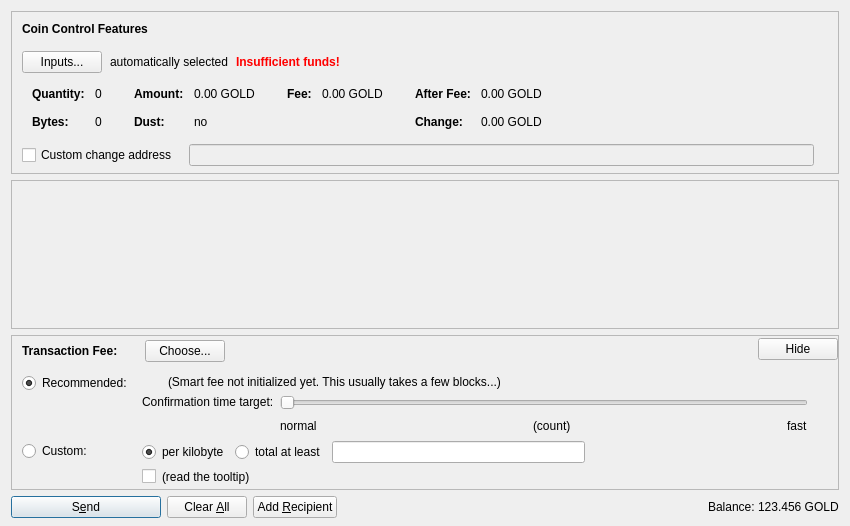
<?xml version="1.0" encoding="UTF-8"?>
<ui version="4.0">
 <class>SendCoinsDialog</class>
 <widget class="QDialog" name="SendCoinsDialog">
  <property name="geometry">
   <rect>
    <x>0</x>
    <y>0</y>
    <width>850</width>
    <height>526</height>
   </rect>
  </property>
  <property name="windowTitle">
   <string>Send Coins</string>
  </property>
  <layout class="QVBoxLayout" name="verticalLayout" stretch="0,1,0,0">
   <property name="bottomMargin">
    <number>8</number>
   </property>
   <item>
    <widget class="QFrame" name="frameCoinControl">
     <property name="sizePolicy">
      <sizepolicy hsizetype="Expanding" vsizetype="Expanding">
       <horstretch>0</horstretch>
       <verstretch>0</verstretch>
      </sizepolicy>
     </property>
     <property name="maximumSize">
      <size>
       <width>16777215</width>
       <height>16777215</height>
      </size>
     </property>
     <property name="frameShape">
      <enum>QFrame::StyledPanel</enum>
     </property>
     <property name="frameShadow">
      <enum>QFrame::Sunken</enum>
     </property>
     <layout class="QVBoxLayout" name="verticalLayoutCoinControl2">
      <property name="spacing">
       <number>0</number>
      </property>
      <property name="leftMargin">
       <number>0</number>
      </property>
      <property name="topMargin">
       <number>0</number>
      </property>
      <property name="rightMargin">
       <number>0</number>
      </property>
      <property name="bottomMargin">
       <number>6</number>
      </property>
      <item>
       <layout class="QVBoxLayout" name="verticalLayoutCoinControl" stretch="0,0,0,0,1">
        <property name="spacing">
         <number>0</number>
        </property>
        <property name="leftMargin">
         <number>10</number>
        </property>
        <property name="topMargin">
         <number>10</number>
        </property>
        <item>
         <layout class="QHBoxLayout" name="horizontalLayoutCoinControl1">
          <property name="bottomMargin">
           <number>15</number>
          </property>
          <item>
           <widget class="QLabel" name="labelCoinControlFeatures">
            <property name="sizePolicy">
             <sizepolicy hsizetype="Preferred" vsizetype="Maximum">
              <horstretch>0</horstretch>
              <verstretch>0</verstretch>
             </sizepolicy>
            </property>
            <property name="font">
             <font>
              <weight>75</weight>
              <bold>true</bold>
             </font>
            </property>
            <property name="styleSheet">
             <string notr="true">font-weight:bold;</string>
            </property>
            <property name="text">
             <string>Coin Control Features</string>
            </property>
           </widget>
          </item>
         </layout>
        </item>
        <item>
         <layout class="QHBoxLayout" name="horizontalLayoutCoinControl2" stretch="0,0,0,0">
          <property name="spacing">
           <number>8</number>
          </property>
          <property name="bottomMargin">
           <number>10</number>
          </property>
          <item>
           <widget class="QPushButton" name="pushButtonCoinControl">
            <property name="styleSheet">
             <string notr="true"/>
            </property>
            <property name="text">
             <string>Inputs...</string>
            </property>
            <property name="autoDefault">
             <bool>false</bool>
            </property>
           </widget>
          </item>
          <item>
           <widget class="QLabel" name="labelCoinControlAutomaticallySelected">
            <property name="text">
             <string>automatically selected</string>
            </property>
            <property name="margin">
             <number>5</number>
            </property>
           </widget>
          </item>
          <item>
           <widget class="QLabel" name="labelCoinControlInsuffFunds">
            <property name="font">
             <font>
              <weight>75</weight>
              <bold>true</bold>
             </font>
            </property>
            <property name="styleSheet">
             <string notr="true">color:red;font-weight:bold;</string>
            </property>
            <property name="text">
             <string>Insufficient funds!</string>
            </property>
            <property name="margin">
             <number>5</number>
            </property>
           </widget>
          </item>
          <item>
           <spacer name="horizontalSpacerCoinControl">
            <property name="orientation">
             <enum>Qt::Horizontal</enum>
            </property>
            <property name="sizeHint" stdset="0">
             <size>
              <width>40</width>
              <height>1</height>
             </size>
            </property>
           </spacer>
          </item>
         </layout>
        </item>
        <item>
         <widget class="QWidget" name="widgetCoinControl" native="true">
          <property name="sizePolicy">
           <sizepolicy hsizetype="Preferred" vsizetype="Preferred">
            <horstretch>0</horstretch>
            <verstretch>0</verstretch>
           </sizepolicy>
          </property>
          <property name="minimumSize">
           <size>
            <width>0</width>
            <height>0</height>
           </size>
          </property>
          <property name="styleSheet">
           <string notr="true"/>
          </property>
          <layout class="QHBoxLayout" name="horizontalLayoutCoinControl5">
           <property name="leftMargin">
            <number>0</number>
           </property>
           <property name="topMargin">
            <number>0</number>
           </property>
           <property name="rightMargin">
            <number>0</number>
           </property>
           <property name="bottomMargin">
            <number>0</number>
           </property>
           <item>
            <layout class="QHBoxLayout" name="horizontalLayoutCoinControl3" stretch="0,0,0,1">
             <property name="spacing">
              <number>20</number>
             </property>
             <property name="topMargin">
              <number>0</number>
             </property>
             <property name="bottomMargin">
              <number>10</number>
             </property>
             <item>
              <layout class="QFormLayout" name="formLayoutCoinControl1">
               <property name="horizontalSpacing">
                <number>10</number>
               </property>
               <property name="verticalSpacing">
                <number>14</number>
               </property>
               <property name="leftMargin">
                <number>10</number>
               </property>
               <property name="topMargin">
                <number>4</number>
               </property>
               <property name="rightMargin">
                <number>6</number>
               </property>
               <item row="0" column="0">
                <widget class="QLabel" name="labelCoinControlQuantityText">
                 <property name="font">
                  <font>
                   <weight>75</weight>
                   <bold>true</bold>
                  </font>
                 </property>
                 <property name="text">
                  <string>Quantity:</string>
                 </property>
                 <property name="margin">
                  <number>0</number>
                 </property>
                </widget>
               </item>
               <item row="0" column="1">
                <widget class="QLabel" name="labelCoinControlQuantity">
                 <property name="cursor">
                  <cursorShape>IBeamCursor</cursorShape>
                 </property>
                 <property name="contextMenuPolicy">
                  <enum>Qt::ActionsContextMenu</enum>
                 </property>
                 <property name="text">
                  <string notr="true">0</string>
                 </property>
                 <property name="margin">
                  <number>0</number>
                 </property>
                 <property name="textInteractionFlags">
                  <set>Qt::LinksAccessibleByMouse|Qt::TextSelectableByKeyboard|Qt::TextSelectableByMouse</set>
                 </property>
                </widget>
               </item>
               <item row="1" column="0">
                <widget class="QLabel" name="labelCoinControlBytesText">
                 <property name="font">
                  <font>
                   <weight>75</weight>
                   <bold>true</bold>
                  </font>
                 </property>
                 <property name="text">
                  <string>Bytes:</string>
                 </property>
                </widget>
               </item>
               <item row="1" column="1">
                <widget class="QLabel" name="labelCoinControlBytes">
                 <property name="cursor">
                  <cursorShape>IBeamCursor</cursorShape>
                 </property>
                 <property name="contextMenuPolicy">
                  <enum>Qt::ActionsContextMenu</enum>
                 </property>
                 <property name="text">
                  <string notr="true">0</string>
                 </property>
                 <property name="textInteractionFlags">
                  <set>Qt::LinksAccessibleByMouse|Qt::TextSelectableByKeyboard|Qt::TextSelectableByMouse</set>
                 </property>
                </widget>
               </item>
              </layout>
             </item>
             <item>
              <layout class="QFormLayout" name="formLayoutCoinControl2">
               <property name="horizontalSpacing">
                <number>10</number>
               </property>
               <property name="verticalSpacing">
                <number>14</number>
               </property>
               <property name="leftMargin">
                <number>6</number>
               </property>
               <property name="topMargin">
                <number>4</number>
               </property>
               <property name="rightMargin">
                <number>6</number>
               </property>
               <item row="0" column="0">
                <widget class="QLabel" name="labelCoinControlAmountText">
                 <property name="font">
                  <font>
                   <weight>75</weight>
                   <bold>true</bold>
                  </font>
                 </property>
                 <property name="text">
                  <string>Amount:</string>
                 </property>
                 <property name="margin">
                  <number>0</number>
                 </property>
                </widget>
               </item>
               <item row="0" column="1">
                <widget class="QLabel" name="labelCoinControlAmount">
                 <property name="cursor">
                  <cursorShape>IBeamCursor</cursorShape>
                 </property>
                 <property name="contextMenuPolicy">
                  <enum>Qt::ActionsContextMenu</enum>
                 </property>
                 <property name="text">
                  <string notr="true">0.00 GOLD</string>
                 </property>
                 <property name="textInteractionFlags">
                  <set>Qt::LinksAccessibleByMouse|Qt::TextSelectableByKeyboard|Qt::TextSelectableByMouse</set>
                 </property>
                </widget>
               </item>
               <item row="1" column="0">
                <widget class="QLabel" name="labelCoinControlLowOutputText">
                 <property name="font">
                  <font>
                   <weight>75</weight>
                   <bold>true</bold>
                  </font>
                 </property>
                 <property name="text">
                  <string>Dust:</string>
                 </property>
                </widget>
               </item>
               <item row="1" column="1">
                <widget class="QLabel" name="labelCoinControlLowOutput">
                 <property name="cursor">
                  <cursorShape>IBeamCursor</cursorShape>
                 </property>
                 <property name="contextMenuPolicy">
                  <enum>Qt::ActionsContextMenu</enum>
                 </property>
                 <property name="text">
                  <string notr="true">no</string>
                 </property>
                 <property name="textInteractionFlags">
                  <set>Qt::LinksAccessibleByMouse|Qt::TextSelectableByKeyboard|Qt::TextSelectableByMouse</set>
                 </property>
                </widget>
               </item>
              </layout>
             </item>
             <item>
              <layout class="QFormLayout" name="formLayoutCoinControl3">
               <property name="horizontalSpacing">
                <number>10</number>
               </property>
               <property name="verticalSpacing">
                <number>14</number>
               </property>
               <property name="leftMargin">
                <number>6</number>
               </property>
               <property name="topMargin">
                <number>4</number>
               </property>
               <property name="rightMargin">
                <number>6</number>
               </property>
               <item row="0" column="0">
                <widget class="QLabel" name="labelCoinControlFeeText">
                 <property name="font">
                  <font>
                   <weight>75</weight>
                   <bold>true</bold>
                  </font>
                 </property>
                 <property name="text">
                  <string>Fee:</string>
                 </property>
                 <property name="margin">
                  <number>0</number>
                 </property>
                </widget>
               </item>
               <item row="0" column="1">
                <widget class="QLabel" name="labelCoinControlFee">
                 <property name="cursor">
                  <cursorShape>IBeamCursor</cursorShape>
                 </property>
                 <property name="contextMenuPolicy">
                  <enum>Qt::ActionsContextMenu</enum>
                 </property>
                 <property name="text">
                  <string notr="true">0.00 GOLD</string>
                 </property>
                 <property name="textInteractionFlags">
                  <set>Qt::LinksAccessibleByMouse|Qt::TextSelectableByKeyboard|Qt::TextSelectableByMouse</set>
                 </property>
                </widget>
               </item>
              </layout>
             </item>
             <item>
              <layout class="QFormLayout" name="formLayoutCoinControl4">
               <property name="horizontalSpacing">
                <number>10</number>
               </property>
               <property name="verticalSpacing">
                <number>14</number>
               </property>
               <property name="leftMargin">
                <number>6</number>
               </property>
               <property name="topMargin">
                <number>4</number>
               </property>
               <property name="rightMargin">
                <number>6</number>
               </property>
               <item row="0" column="0">
                <widget class="QLabel" name="labelCoinControlAfterFeeText">
                 <property name="font">
                  <font>
                   <weight>75</weight>
                   <bold>true</bold>
                  </font>
                 </property>
                 <property name="text">
                  <string>After Fee:</string>
                 </property>
                 <property name="margin">
                  <number>0</number>
                 </property>
                </widget>
               </item>
               <item row="0" column="1">
                <widget class="QLabel" name="labelCoinControlAfterFee">
                 <property name="cursor">
                  <cursorShape>IBeamCursor</cursorShape>
                 </property>
                 <property name="contextMenuPolicy">
                  <enum>Qt::ActionsContextMenu</enum>
                 </property>
                 <property name="text">
                  <string notr="true">0.00 GOLD</string>
                 </property>
                 <property name="textInteractionFlags">
                  <set>Qt::LinksAccessibleByMouse|Qt::TextSelectableByKeyboard|Qt::TextSelectableByMouse</set>
                 </property>
                </widget>
               </item>
               <item row="1" column="0">
                <widget class="QLabel" name="labelCoinControlChangeText">
                 <property name="font">
                  <font>
                   <weight>75</weight>
                   <bold>true</bold>
                  </font>
                 </property>
                 <property name="text">
                  <string>Change:</string>
                 </property>
                </widget>
               </item>
               <item row="1" column="1">
                <widget class="QLabel" name="labelCoinControlChange">
                 <property name="cursor">
                  <cursorShape>IBeamCursor</cursorShape>
                 </property>
                 <property name="contextMenuPolicy">
                  <enum>Qt::ActionsContextMenu</enum>
                 </property>
                 <property name="text">
                  <string notr="true">0.00 GOLD</string>
                 </property>
                 <property name="textInteractionFlags">
                  <set>Qt::LinksAccessibleByMouse|Qt::TextSelectableByKeyboard|Qt::TextSelectableByMouse</set>
                 </property>
                </widget>
               </item>
              </layout>
             </item>
            </layout>
           </item>
          </layout>
         </widget>
        </item>
        <item>
         <layout class="QHBoxLayout" name="horizontalLayoutCoinControl4" stretch="0,0,0">
          <property name="spacing">
           <number>12</number>
          </property>
          <property name="sizeConstraint">
           <enum>QLayout::SetDefaultConstraint</enum>
          </property>
          <property name="topMargin">
           <number>5</number>
          </property>
          <property name="rightMargin">
           <number>5</number>
          </property>
          <item>
           <widget class="QCheckBox" name="checkBoxCoinControlChange">
            <property name="toolTip">
             <string>If this is activated, but the change address is empty or invalid, change will be sent to a newly generated address.</string>
            </property>
            <property name="text">
             <string>Custom change address</string>
            </property>
           </widget>
          </item>
          <item>
           <widget class="QValidatedLineEdit" name="lineEditCoinControlChange">
            <property name="enabled">
             <bool>false</bool>
            </property>
            <property name="sizePolicy">
             <sizepolicy hsizetype="Expanding" vsizetype="Fixed">
              <horstretch>0</horstretch>
              <verstretch>0</verstretch>
             </sizepolicy>
            </property>
           </widget>
          </item>
          <item>
           <widget class="QLabel" name="labelCoinControlChangeLabel">
            <property name="sizePolicy">
             <sizepolicy hsizetype="Preferred" vsizetype="Expanding">
              <horstretch>0</horstretch>
              <verstretch>0</verstretch>
             </sizepolicy>
            </property>
            <property name="minimumSize">
             <size>
              <width>0</width>
              <height>0</height>
             </size>
            </property>
            <property name="text">
             <string/>
            </property>
            <property name="margin">
             <number>3</number>
            </property>
           </widget>
          </item>
         </layout>
        </item>
        <item>
         <spacer name="verticalSpacerCoinControl">
          <property name="orientation">
           <enum>Qt::Vertical</enum>
          </property>
          <property name="sizeHint" stdset="0">
           <size>
            <width>800</width>
            <height>1</height>
           </size>
          </property>
         </spacer>
        </item>
       </layout>
      </item>
     </layout>
    </widget>
   </item>
   <item>
    <widget class="QScrollArea" name="scrollArea">
     <property name="widgetResizable">
      <bool>true</bool>
     </property>
     <widget class="QWidget" name="scrollAreaWidgetContents">
      <property name="geometry">
       <rect>
        <x>0</x>
        <y>0</y>
        <width>830</width>
        <height>104</height>
       </rect>
      </property>
      <layout class="QVBoxLayout" name="verticalLayout_2" stretch="0,1">
       <property name="leftMargin">
        <number>0</number>
       </property>
       <property name="topMargin">
        <number>0</number>
       </property>
       <property name="rightMargin">
        <number>0</number>
       </property>
       <property name="bottomMargin">
        <number>0</number>
       </property>
       <item>
        <layout class="QVBoxLayout" name="entries">
         <property name="spacing">
          <number>6</number>
         </property>
        </layout>
       </item>
       <item>
        <spacer name="verticalSpacer">
         <property name="orientation">
          <enum>Qt::Vertical</enum>
         </property>
         <property name="sizeHint" stdset="0">
          <size>
           <width>20</width>
           <height>40</height>
          </size>
         </property>
        </spacer>
       </item>
      </layout>
     </widget>
    </widget>
   </item>
   <item>
    <widget class="QFrame" name="frameFee">
     <property name="sizePolicy">
      <sizepolicy hsizetype="Expanding" vsizetype="Expanding">
       <horstretch>0</horstretch>
       <verstretch>0</verstretch>
      </sizepolicy>
     </property>
     <property name="maximumSize">
      <size>
       <width>16777215</width>
       <height>16777215</height>
      </size>
     </property>
     <property name="frameShape">
      <enum>QFrame::StyledPanel</enum>
     </property>
     <property name="frameShadow">
      <enum>QFrame::Sunken</enum>
     </property>
     <layout class="QVBoxLayout" name="verticalLayoutFee1">
      <property name="spacing">
       <number>0</number>
      </property>
      <property name="leftMargin">
       <number>0</number>
      </property>
      <property name="topMargin">
       <number>0</number>
      </property>
      <property name="rightMargin">
       <number>0</number>
      </property>
      <property name="bottomMargin">
       <number>0</number>
      </property>
      <item>
       <layout class="QVBoxLayout" name="verticalLayoutFee2" stretch="0,0,0">
        <property name="spacing">
         <number>0</number>
        </property>
        <property name="leftMargin">
         <number>10</number>
        </property>
        <property name="topMargin">
         <number>0</number>
        </property>
        <item>
         <layout class="QHBoxLayout" name="horizontalLayoutFee1">
          <property name="bottomMargin">
           <number>0</number>
          </property>
          <item>
           <layout class="QVBoxLayout" name="verticalLayoutFee7">
            <property name="spacing">
             <number>0</number>
            </property>
            <item>
             <spacer name="verticalSpacerSmartFee">
              <property name="orientation">
               <enum>Qt::Vertical</enum>
              </property>
              <property name="sizeType">
               <enum>QSizePolicy::Fixed</enum>
              </property>
              <property name="sizeHint" stdset="0">
               <size>
                <width>1</width>
                <height>4</height>
               </size>
              </property>
             </spacer>
            </item>
            <item>
             <layout class="QHBoxLayout" name="horizontalLayoutSmartFee">
              <property name="spacing">
               <number>10</number>
              </property>
              <item>
               <widget class="QLabel" name="labelFeeHeadline">
                <property name="sizePolicy">
                 <sizepolicy hsizetype="Preferred" vsizetype="Maximum">
                  <horstretch>0</horstretch>
                  <verstretch>0</verstretch>
                 </sizepolicy>
                </property>
                <property name="font">
                 <font>
                  <weight>75</weight>
                  <bold>true</bold>
                 </font>
                </property>
                <property name="styleSheet">
                 <string notr="true">font-weight:bold;</string>
                </property>
                <property name="text">
                 <string>Transaction Fee:</string>
                </property>
               </widget>
              </item>
              <item>
               <widget class="QLabel" name="labelFeeMinimized">
                <property name="text">
                 <string/>
                </property>
               </widget>
              </item>
              <item>
               <widget class="QPushButton" name="buttonChooseFee">
                <property name="text">
                 <string>Choose...</string>
                </property>
               </widget>
              </item>
             </layout>
            </item>
            <item>
             <spacer name="verticalSpacer_5">
              <property name="orientation">
               <enum>Qt::Vertical</enum>
              </property>
              <property name="sizeHint" stdset="0">
               <size>
                <width>1</width>
                <height>1</height>
               </size>
              </property>
             </spacer>
            </item>
           </layout>
          </item>
          <item>
           <spacer name="horizontalSpacer_4">
            <property name="orientation">
             <enum>Qt::Horizontal</enum>
            </property>
            <property name="sizeHint" stdset="0">
             <size>
              <width>40</width>
              <height>20</height>
             </size>
            </property>
           </spacer>
          </item>
          <item>
           <widget class="QPushButton" name="buttonMinimizeFee">
            <property name="toolTip">
             <string>collapse fee-settings</string>
            </property>
            <property name="text">
             <string>Hide</string>
            </property>
           </widget>
          </item>
         </layout>
        </item>
        <item>
         <widget class="QFrame" name="frameFeeSelection">
          <layout class="QVBoxLayout" name="verticalLayoutFee12">
           <property name="spacing">
            <number>0</number>
           </property>
           <property name="leftMargin">
            <number>0</number>
           </property>
           <property name="topMargin">
            <number>0</number>
           </property>
           <property name="rightMargin">
            <number>0</number>
           </property>
           <property name="bottomMargin">
            <number>0</number>
           </property>
           <item>
            <layout class="QGridLayout" name="gridLayoutFee">
             <property name="topMargin">
              <number>10</number>
             </property>
             <property name="bottomMargin">
              <number>4</number>
             </property>
             <property name="horizontalSpacing">
              <number>10</number>
             </property>
             <property name="verticalSpacing">
              <number>4</number>
             </property>
             <item row="1" column="1">
              <layout class="QVBoxLayout" name="verticalLayoutFee8">
               <property name="spacing">
                <number>6</number>
               </property>
               <item>
                <layout class="QHBoxLayout" name="horizontalLayoutFee13">
                 <item>
                  <widget class="QRadioButton" name="radioCustomPerKilobyte">
                   <property name="toolTip">
                    <string>If the custom fee is set to 1000 satoshis and the transaction is only 250 bytes, then &quot;per kilobyte&quot; only pays 250 satoshis in fee, while &quot;total at least&quot; pays 1000 satoshis. For transactions bigger than a kilobyte both pay by kilobyte.</string>
                   </property>
                   <property name="text">
                    <string>per kilobyte</string>
                   </property>
                   <property name="checked">
                    <bool>true</bool>
                   </property>
                   <attribute name="buttonGroup">
                    <string notr="true">groupCustomFee</string>
                   </attribute>
                  </widget>
                 </item>
                 <item>
                  <widget class="QRadioButton" name="radioCustomAtLeast">
                   <property name="toolTip">
                    <string>If the custom fee is set to 1000 satoshis and the transaction is only 250 bytes, then &quot;per kilobyte&quot; only pays 250 satoshis in fee, while &quot;total at least&quot; pays 1000 satoshis. For transactions bigger than a kilobyte both pay by kilobyte.</string>
                   </property>
                   <property name="text">
                    <string>total at least</string>
                   </property>
                   <attribute name="buttonGroup">
                    <string notr="true">groupCustomFee</string>
                   </attribute>
                  </widget>
                 </item>
                 <item>
                  <widget class="BitcoinAmountField" name="customFee"/>
                 </item>
                 <item>
                  <spacer name="horizontalSpacer_6">
                   <property name="orientation">
                    <enum>Qt::Horizontal</enum>
                   </property>
                   <property name="sizeHint" stdset="0">
                    <size>
                     <width>1</width>
                     <height>1</height>
                    </size>
                   </property>
                  </spacer>
                 </item>
                </layout>
               </item>
               <item>
                <layout class="QHBoxLayout" name="horizontalLayoutFee8">
                 <item>
                  <widget class="QCheckBox" name="checkBoxMinimumFee">
                   <property name="toolTip">
                    <string>Paying only the minimum fee is just fine as long as there is less transaction volume than space in the blocks. But be aware that this can end up in a never confirming transaction once there is more demand for goldcash transactions than the network can process.</string>
                   </property>
                   <property name="text">
                    <string/>
                   </property>
                  </widget>
                 </item>
                 <item>
                  <widget class="QLabel" name="labelMinFeeWarning">
                   <property name="enabled">
                    <bool>true</bool>
                   </property>
                   <property name="toolTip">
                    <string>Paying only the minimum fee is just fine as long as there is less transaction volume than space in the blocks. But be aware that this can end up in a never confirming transaction once there is more demand for goldcash transactions than the network can process.</string>
                   </property>
                   <property name="text">
                    <string>(read the tooltip)</string>
                   </property>
                   <property name="margin">
                    <number>5</number>
                   </property>
                  </widget>
                 </item>
                 <item>
                  <spacer name="horizontalSpacer_2">
                   <property name="orientation">
                    <enum>Qt::Horizontal</enum>
                   </property>
                   <property name="sizeHint" stdset="0">
                    <size>
                     <width>1</width>
                     <height>1</height>
                    </size>
                   </property>
                  </spacer>
                 </item>
                </layout>
               </item>
              </layout>
             </item>
             <item row="0" column="0">
              <layout class="QVBoxLayout" name="verticalLayoutFee4" stretch="0,1">
               <item>
                <widget class="QRadioButton" name="radioSmartFee">
                 <property name="text">
                  <string>Recommended:</string>
                 </property>
                 <property name="checked">
                  <bool>true</bool>
                 </property>
                 <attribute name="buttonGroup">
                  <string notr="true">groupFee</string>
                 </attribute>
                </widget>
               </item>
               <item>
                <spacer name="verticalSpacer_2">
                 <property name="orientation">
                  <enum>Qt::Vertical</enum>
                 </property>
                 <property name="sizeHint" stdset="0">
                  <size>
                   <width>1</width>
                   <height>1</height>
                  </size>
                 </property>
                </spacer>
               </item>
              </layout>
             </item>
             <item row="1" column="0">
              <layout class="QVBoxLayout" name="verticalLayoutFee9" stretch="0,1">
               <item>
                <widget class="QRadioButton" name="radioCustomFee">
                 <property name="text">
                  <string>Custom:</string>
                 </property>
                 <attribute name="buttonGroup">
                  <string notr="true">groupFee</string>
                 </attribute>
                </widget>
               </item>
               <item>
                <spacer name="verticalSpacer_6">
                 <property name="orientation">
                  <enum>Qt::Vertical</enum>
                 </property>
                 <property name="sizeHint" stdset="0">
                  <size>
                   <width>1</width>
                   <height>1</height>
                  </size>
                 </property>
                </spacer>
               </item>
              </layout>
             </item>
             <item row="0" column="1">
              <layout class="QVBoxLayout" name="verticalLayoutFee3" stretch="0,0,1">
               <property name="spacing">
                <number>6</number>
               </property>
               <property name="topMargin">
                <number>2</number>
               </property>
               <item>
                <layout class="QHBoxLayout" name="horizontalLayoutFee12">
                 <item>
                  <widget class="QLabel" name="labelSmartFee">
                   <property name="text">
                    <string/>
                   </property>
                   <property name="margin">
                    <number>2</number>
                   </property>
                  </widget>
                 </item>
                 <item>
                  <widget class="QLabel" name="labelFeeEstimation">
                   <property name="text">
                    <string/>
                   </property>
                  </widget>
                 </item>
                 <item>
                  <widget class="QLabel" name="labelSmartFee2">
                   <property name="text">
                    <string>(Smart fee not initialized yet. This usually takes a few blocks...)</string>
                   </property>
                   <property name="margin">
                    <number>2</number>
                   </property>
                  </widget>
                 </item>
                 <item>
                  <spacer name="horizontalSpacer_5">
                   <property name="orientation">
                    <enum>Qt::Horizontal</enum>
                   </property>
                   <property name="sizeHint" stdset="0">
                    <size>
                     <width>1</width>
                     <height>1</height>
                    </size>
                   </property>
                  </spacer>
                 </item>
                </layout>
               </item>
               <item>
                <layout class="QHBoxLayout" name="horizontalLayoutFee9">
                 <item>
                  <layout class="QVBoxLayout" name="verticalLayoutFee6">
                   <item>
                    <widget class="QLabel" name="labelSmartFee3">
                     <property name="text">
                      <string>Confirmation time target:</string>
                     </property>
                     <property name="margin">
                      <number>2</number>
                     </property>
                    </widget>
                   </item>
                   <item>
                    <spacer name="verticalSpacer_3">
                     <property name="orientation">
                      <enum>Qt::Vertical</enum>
                     </property>
                     <property name="sizeHint" stdset="0">
                      <size>
                       <width>1</width>
                       <height>1</height>
                      </size>
                     </property>
                    </spacer>
                   </item>
                  </layout>
                 </item>
                 <item>
                  <layout class="QVBoxLayout" name="verticalLayoutFee5">
                   <property name="rightMargin">
                    <number>30</number>
                   </property>
                   <item>
                    <widget class="QSlider" name="sliderSmartFee">
                     <property name="minimum">
                      <number>0</number>
                     </property>
                     <property name="maximum">
                      <number>23</number>
                     </property>
                     <property name="pageStep">
                      <number>1</number>
                     </property>
                     <property name="value">
                      <number>0</number>
                     </property>
                     <property name="orientation">
                      <enum>Qt::Horizontal</enum>
                     </property>
                     <property name="invertedAppearance">
                      <bool>false</bool>
                     </property>
                     <property name="invertedControls">
                      <bool>false</bool>
                     </property>
                     <property name="tickPosition">
                      <enum>QSlider::NoTicks</enum>
                     </property>
                    </widget>
                   </item>
                   <item>
                    <layout class="QHBoxLayout" name="horizontalLayoutFee10">
                     <item>
                      <widget class="QLabel" name="labelSmartFeeNormal">
                       <property name="text">
                        <string>normal</string>
                       </property>
                      </widget>
                     </item>
                     <item>
                      <spacer name="horizontalSpacer_7">
                       <property name="orientation">
                        <enum>Qt::Horizontal</enum>
                       </property>
                       <property name="sizeHint" stdset="0">
                        <size>
                         <width>40</width>
                         <height>20</height>
                        </size>
                       </property>
                      </spacer>
                     </item>
                     <item>
                      <widget class="QLabel" name="confirmationTargetLabel">
                       <property name="text">
                        <string notr="true">(count)</string>
                       </property>
                      </widget>
                     </item>
                     <item>
                      <spacer name="horizontalSpacer_3">
                       <property name="orientation">
                        <enum>Qt::Horizontal</enum>
                       </property>
                       <property name="sizeHint" stdset="0">
                        <size>
                         <width>40</width>
                         <height>20</height>
                        </size>
                       </property>
                      </spacer>
                     </item>
                     <item>
                      <widget class="QLabel" name="labelSmartFeeFast">
                       <property name="text">
                        <string>fast</string>
                       </property>
                      </widget>
                     </item>
                    </layout>
                   </item>
                  </layout>
                 </item>
                </layout>
               </item>
               <item>
                <spacer name="verticalSpacer_4">
                 <property name="orientation">
                  <enum>Qt::Vertical</enum>
                 </property>
                 <property name="sizeHint" stdset="0">
                  <size>
                   <width>1</width>
                   <height>1</height>
                  </size>
                 </property>
                </spacer>
               </item>
              </layout>
             </item>
            </layout>
           </item>
          </layout>
         </widget>
        </item>
        <item>
         <spacer name="verticalSpacerFee">
          <property name="orientation">
           <enum>Qt::Vertical</enum>
          </property>
          <property name="sizeHint" stdset="0">
           <size>
            <width>800</width>
            <height>1</height>
           </size>
          </property>
         </spacer>
        </item>
       </layout>
      </item>
     </layout>
    </widget>
   </item>
   <item>
    <layout class="QHBoxLayout" name="horizontalLayout">
     <item>
      <widget class="QPushButton" name="sendButton">
       <property name="minimumSize">
        <size>
         <width>150</width>
         <height>0</height>
        </size>
       </property>
       <property name="toolTip">
        <string>Confirm the send action</string>
       </property>
       <property name="text">
        <string>S&amp;end</string>
       </property>
       <property name="icon">
        <iconset resource="../bitcoin.qrc">
         <normaloff>:/icons/send</normaloff>:/icons/send</iconset>
       </property>
       <property name="autoDefault">
        <bool>false</bool>
       </property>
       <property name="default">
        <bool>true</bool>
       </property>
      </widget>
     </item>
     <item>
      <widget class="QPushButton" name="clearButton">
       <property name="sizePolicy">
        <sizepolicy hsizetype="Minimum" vsizetype="Fixed">
         <horstretch>0</horstretch>
         <verstretch>0</verstretch>
        </sizepolicy>
       </property>
       <property name="toolTip">
        <string>Clear all fields of the form.</string>
       </property>
       <property name="text">
        <string>Clear &amp;All</string>
       </property>
       <property name="icon">
        <iconset resource="../bitcoin.qrc">
         <normaloff>:/icons/remove</normaloff>:/icons/remove</iconset>
       </property>
       <property name="autoDefault">
        <bool>false</bool>
       </property>
      </widget>
     </item>
     <item>
      <widget class="QPushButton" name="addButton">
       <property name="toolTip">
        <string>Send to multiple recipients at once</string>
       </property>
       <property name="text">
        <string>Add &amp;Recipient</string>
       </property>
       <property name="icon">
        <iconset resource="../bitcoin.qrc">
         <normaloff>:/icons/add</normaloff>:/icons/add</iconset>
       </property>
       <property name="autoDefault">
        <bool>false</bool>
       </property>
      </widget>
     </item>
     <item>
      <spacer name="horizontalSpacer">
       <property name="orientation">
        <enum>Qt::Horizontal</enum>
       </property>
       <property name="sizeHint" stdset="0">
        <size>
         <width>40</width>
         <height>20</height>
        </size>
       </property>
      </spacer>
     </item>
     <item>
      <layout class="QHBoxLayout" name="horizontalLayout_2">
       <property name="spacing">
        <number>3</number>
       </property>
       <item>
        <widget class="QLabel" name="label">
         <property name="sizePolicy">
          <sizepolicy hsizetype="Preferred" vsizetype="Fixed">
           <horstretch>0</horstretch>
           <verstretch>0</verstretch>
          </sizepolicy>
         </property>
         <property name="text">
          <string>Balance:</string>
         </property>
        </widget>
       </item>
       <item>
        <widget class="QLabel" name="labelBalance">
         <property name="sizePolicy">
          <sizepolicy hsizetype="Preferred" vsizetype="Fixed">
           <horstretch>0</horstretch>
           <verstretch>0</verstretch>
          </sizepolicy>
         </property>
         <property name="cursor">
          <cursorShape>IBeamCursor</cursorShape>
         </property>
         <property name="text">
          <string notr="true">123.456 GOLD</string>
         </property>
         <property name="textInteractionFlags">
          <set>Qt::LinksAccessibleByMouse|Qt::TextSelectableByKeyboard|Qt::TextSelectableByMouse</set>
         </property>
        </widget>
       </item>
      </layout>
     </item>
    </layout>
   </item>
  </layout>
 </widget>
 <customwidgets>
  <customwidget>
   <class>QValidatedLineEdit</class>
   <extends>QLineEdit</extends>
   <header>qvalidatedlineedit.h</header>
  </customwidget>
  <customwidget>
   <class>BitcoinAmountField</class>
   <extends>QLineEdit</extends>
   <header>bitcoinamountfield.h</header>
   <container>1</container>
  </customwidget>
 </customwidgets>
 <resources>
  <include location="../bitcoin.qrc"/>
 </resources>
 <connections/>
 <buttongroups>
  <buttongroup name="groupFee"/>
  <buttongroup name="groupCustomFee"/>
 </buttongroups>
</ui>
